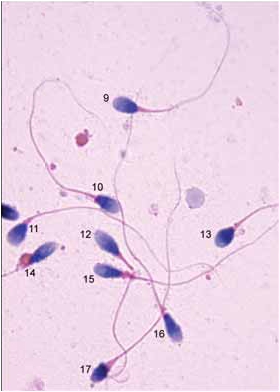
#> input picture resources/19.tif, 280 x 392 px
$ python teste.py   (older library calls are emulated)
#> lines starting #> are read from the running program, lines starting #| are printed output that depends on the picture; after the words box and inside, x2 and y2 are one past the last pixel; in counts of white or black regions, pixels touching at a corner belong together
import cv2
import numpy as np

def filter_my_contours(image,contours):
    filtered_contours = []

    for i in contours:

        area = cv2.contourArea(i)
        print(area)
        print(cv2.isContourConvex(i))

        if (area > 10):
            filtered_contours.append(i)

    return filtered_contours

image    = cv2.imread("./resources/19.tif")
#> image is the input picture: shape (392, 280, 3); mean B, G, R 231.2, 211.8, 235.2
gray     = cv2.cvtColor(image,cv2.COLOR_BGR2GRAY)
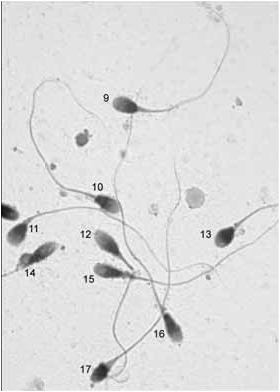
#> gray: shape (392, 280); min 5, max 255, mean 221.1


image = cv2.cvtColor(image, cv2.COLOR_BGR2HSV)
#> image: shape (392, 280, 3); mean H, S, V 154.5, 28.2, 236.9

lower_range = np.array([0, 0, 180], dtype=np.uint8)
upper_range = np.array([150, 150, 255], dtype=np.uint8)
image = cv2.inRange(image, lower_range, upper_range)
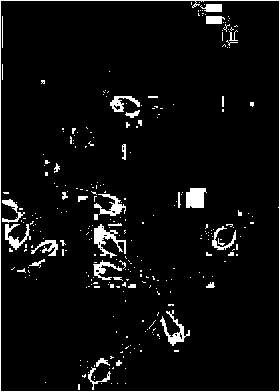
#> image: shape (392, 280); 5.3% white; 291 white regions (256 under 20 px), largest, box (x1, y1, x2, y2) and area: (0, 0, 280, 392) 1361, (94, 224, 126, 258) 410, (186, 188, 207, 208) 350

cv2.imshow("title0", image)

# [14 lines of commented-out code are left out]
cv2.waitKey(0)

$ run again, with resources/10.tif copied over resources/19.tif
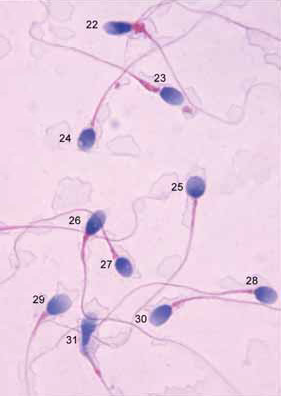
#> input picture resources/10.tif, 282 x 396 px
#> image is the input picture: shape (396, 282, 3); mean B, G, R 229.5, 208.7, 235
#> `gray     = cv2.cvtColor(image,cv2.COLOR_BGR2GRAY)`:
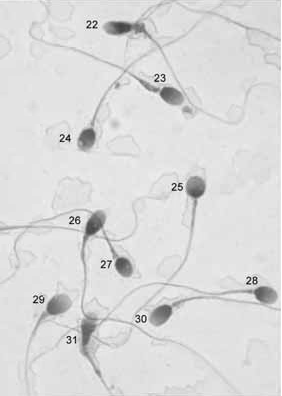
#> gray: shape (396, 282); min 4, max 255, mean 219.1
#> `image = cv2.inRange(image, lower_range, upper_range)`:
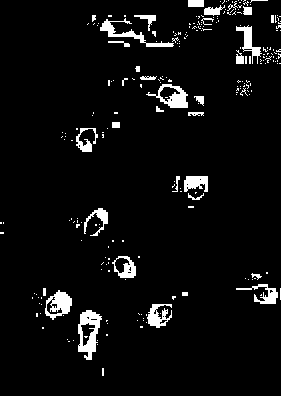
#> image: shape (396, 282); 5.5% white; 237 white regions (203 under 20 px), largest, box (x1, y1, x2, y2) and area: (78, 310, 102, 360) 634, (100, 18, 174, 47) 455, (276, 0, 282, 396) 449

$ run again, with resources/11.tif copied over resources/19.tif
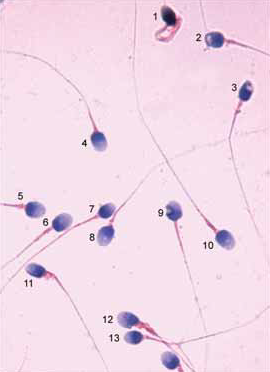
#> input picture resources/11.tif, 270 x 372 px
#> image is the input picture: shape (372, 270, 3); mean B, G, R 231.6, 216.3, 241
#> `gray     = cv2.cvtColor(image,cv2.COLOR_BGR2GRAY)`:
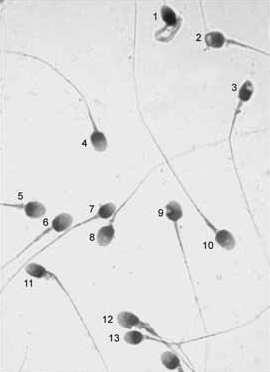
#> gray: shape (372, 270); min 2, max 254, mean 225.5
#> `image = cv2.inRange(image, lower_range, upper_range)`:
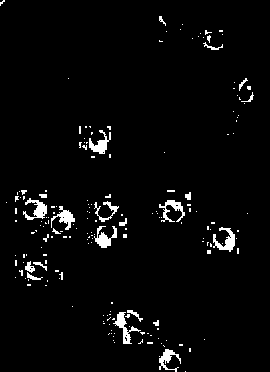
#> image: shape (372, 270); 3.2% white; 187 white regions (164 under 20 px), largest, box (x1, y1, x2, y2) and area: (213, 227, 235, 252) 261, (113, 312, 141, 344) 258, (23, 198, 47, 220) 247
